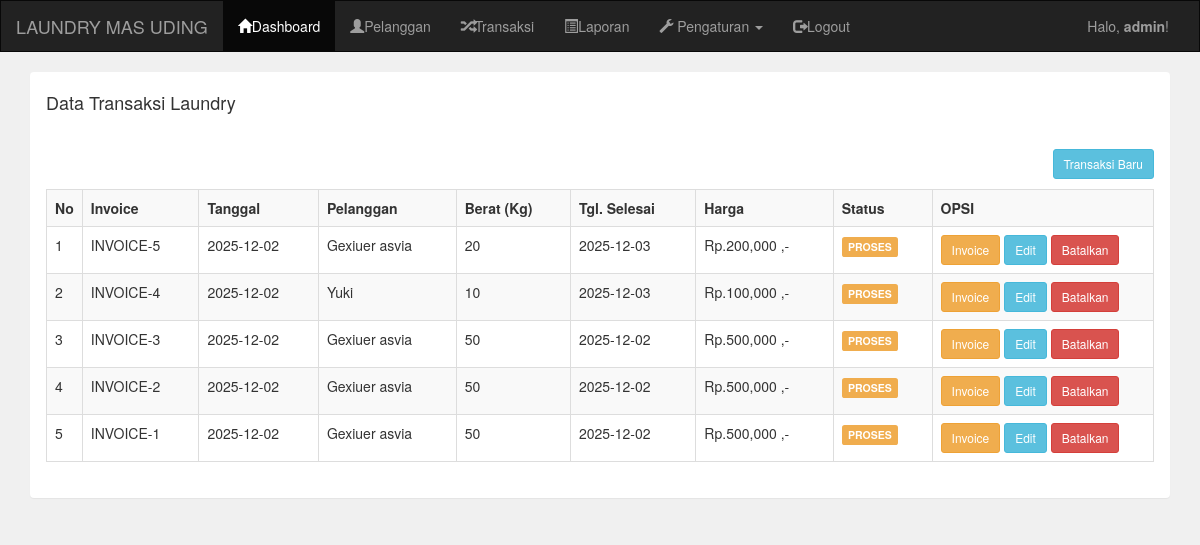
Screenshot of /admin/transaksi.php (signed in) with the database file from the repository.
### tables this page shows
CREATE TABLE `transaksi` (
  `transaksi_id` int(11) NOT NULL,
  `transaksi_tgl` date NOT NULL,
  `transaksi_pelanggan` int(255) NOT NULL,
  `transaksi_harga` int(255) NOT NULL,
  `transaksi_berat` int(255) NOT NULL,
  `transaksi_tgl_selesai` date NOT NULL,
  `transaksi_status` int(255) NOT NULL
);

CREATE TABLE `pelanggan` (
  `pelanggan_id` int(11) NOT NULL,
  `pelanggan_nama` varchar(255) NOT NULL,
  `pelanggan_hp` varchar(20) NOT NULL,
  `pelanggan_alamat` text NOT NULL
);

### admin/transaksi.php (the view, shortened to what this page needs)
<!DOCTYPE html>
<html lang="en">
<head>
    <link rel="stylesheet" href="../assets/css/bootstrap.css">
</head>
<body style="background-color: #f0f0f0;">
<?php include "header.php"; ?>
<div class="container">
    <div class="panel">
        <div class="panel-heading">
            <h4>Data Transaksi Laundry</h4>
        </div>
        <div class="panel-body">
            <a href="transaksiTambah.php" class="btn btn-sm btn-info pull-right">
                Transaksi Baru
            </a>
            <br><br>
            <table class="table table-bordered table-striped">
                <tr>
                    <th width="1%">No</th>
                    <th>Invoice</th>
                    <th>Tanggal</th>
                    <th>Pelanggan</th>
                    <th>Berat (Kg)</th>
                    <th>Tgl. Selesai</th>
                    <th>Harga</th>
                    <th>Status</th>
                    <th width="20%">OPSI</th>
                </tr>
                <?php
                include "../koneksi.php";
                $data = mysqli_query($koneksi, "SELECT * FROM transaksi t INNER JOIN pelanggan p ON t.transaksi_pelanggan = p.pelanggan_id ORDER BY t.transaksi_id DESC");
                $no = 1;
                while ($d = mysqli_fetch_array($data)) :
                ?>
                <tr>
                    <td><?php echo $no++; ?></td>
                    <td>INVOICE-<?php echo $d["transaksi_id"]; ?></td>
                    <td><?php echo $d["transaksi_tgl"]; ?></td>
                    <td><?php echo $d["pelanggan_nama"]; ?></td>
                    <td><?php echo $d["transaksi_berat"]; ?></td>
                    <td><?php echo $d["transaksi_tgl_selesai"]; ?></td>
                    <td><?php echo "Rp." . number_format($d["transaksi_harga"]) . " ,-"; ?></td>
                    <td>
                        <?php
                        if ($d["transaksi_status"] == "0") {
                            echo "<div class='label label-warning'>PROSES</div>";
                        }
                        ?>
                    </td>
                    <td>
                        <a href="transaksiInvoice.php?id=<?php echo $d['transaksi_id']; ?>" target="_blank" class="btn btn-sm btn-warning">
                            Invoice
                        </a>
                        <a href="transaksiEdit.php?id=<?php echo $d['transaksi_id']; ?>" class="btn btn-sm btn-info">
                            Edit
                        </a>
                        <a href="transaksiHapus.php?id=<?php echo $d['transaksi_id']; ?>" class="btn btn-sm btn-danger">
                            Batalkan
                        </a>
                    </td>
                </tr>
                <?php endwhile; ?>
            </table>
        </div>
    </div>
</div>
</body>
</html>

### admin/header.php (shortened to what this page needs)
<!DOCTYPE html>
<html lang="en">
<head>
    <link rel="stylesheet" href="../assets/css/bootstrap.css">
</head>
<body style="background-color: #f0f0f0;">
    <nav class="navbar navbar-inverse" style="border-radius: 0px;">
        <div class="container-fluid">
            <div class="navbar-header">
                <a href="index.php" class="navbar-brand">LAUNDRY MAS UDING</a>
            </div>
            <div class="collapse navbar-collapse" id="bs-example-navbar-collapse-1">
                <ul class="nav navbar-nav">
                    <li class="active">
                        <a href="index.php">
                            <i class="glyphicon glyphicon-home"></i>Dashboard
                        </a>
                    </li>
                    <li>
                        <a href="pelanggan.php">
                            <i class="glyphicon glyphicon-user"></i>Pelanggan
                        </a>
                    </li>
                    <li>
                        <a href="transaksi.php">
                            <i class="glyphicon glyphicon-random"></i>Transaksi
                        </a>
                    </li>
                    <li>
                        <a href="laporan.php">
                            <i class="glyphicon glyphicon-list-alt"></i>Laporan
                        </a>
                    </li>
                    <li class="dropdown">
                        <a href="#" class="dropdown-toggle" data-toggle="dropdown" role="button" aria-haspopup="true" aria-expanded="false">
                            <i class="glyphicon glyphicon-wrench"></i>
                            Pengaturan <span class="caret"></span>
                        </a>
                    </li>
                    <li>
                        <a href="logout.php">
                            <i class="glyphicon glyphicon-log-out"></i>Logout
                        </a>
                    </li>
                </ul>
                <ul class="nav navbar-nav navbar-right">
                    <li>
                        <p class="navbar-text">Halo, <b><?php echo $_SESSION["username"]; ?></b>!</p>
                    </li>
                </ul>
            </div>
        </div>
    </nav>
</body>
</html>

### rows the page displays
transaksi: transaksi_id "5", transaksi_tgl "2025-12-02", transaksi_pelanggan.pelanggan_nama "Gexiuer asvia", transaksi_berat "20", transaksi_tgl_selesai "2025-12-03", transaksi_harga "200,000", transaksi_status "PROSES"
transaksi: transaksi_id "4", transaksi_tgl "2025-12-02", transaksi_pelanggan.pelanggan_nama "Yuki", transaksi_berat "10", transaksi_tgl_selesai "2025-12-03", transaksi_harga "100,000", transaksi_status "PROSES"
transaksi: transaksi_id "3", transaksi_tgl "2025-12-02", transaksi_pelanggan.pelanggan_nama "Gexiuer asvia", transaksi_berat "50", transaksi_tgl_selesai "2025-12-02", transaksi_harga "500,000", transaksi_status "PROSES"
transaksi: transaksi_id "2", transaksi_tgl "2025-12-02", transaksi_pelanggan.pelanggan_nama "Gexiuer asvia", transaksi_berat "50", transaksi_tgl_selesai "2025-12-02", transaksi_harga "500,000", transaksi_status "PROSES"
transaksi: transaksi_id "1", transaksi_tgl "2025-12-02", transaksi_pelanggan.pelanggan_nama "Gexiuer asvia", transaksi_berat "50", transaksi_tgl_selesai "2025-12-02", transaksi_harga "500,000", transaksi_status "PROSES"

### other values shown
$_SESSION["username"] "admin"
